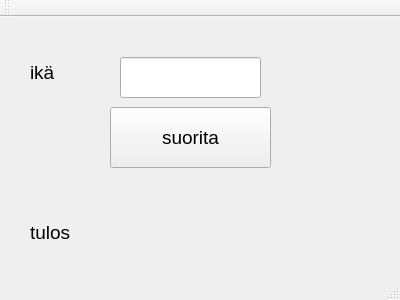
<?xml version="1.0" encoding="UTF-8"?>
<ui version="4.0">
 <class>MainWindow</class>
 <widget class="QMainWindow" name="MainWindow">
  <property name="geometry">
   <rect>
    <x>0</x>
    <y>0</y>
    <width>400</width>
    <height>300</height>
   </rect>
  </property>
  <property name="windowTitle">
   <string>MainWindow</string>
  </property>
  <widget class="QWidget" name="centralWidget">
   <widget class="QLabel" name="label">
    <property name="geometry">
     <rect>
      <x>30</x>
      <y>30</y>
      <width>81</width>
      <height>51</height>
     </rect>
    </property>
    <property name="font">
     <font>
      <pointsize>14</pointsize>
     </font>
    </property>
    <property name="text">
     <string>ikä</string>
    </property>
   </widget>
   <widget class="QLabel" name="labelResult">
    <property name="geometry">
     <rect>
      <x>30</x>
      <y>180</y>
      <width>341</width>
      <height>71</height>
     </rect>
    </property>
    <property name="font">
     <font>
      <pointsize>14</pointsize>
     </font>
    </property>
    <property name="text">
     <string>tulos</string>
    </property>
   </widget>
   <widget class="QLineEdit" name="lineEditAge">
    <property name="geometry">
     <rect>
      <x>120</x>
      <y>40</y>
      <width>141</width>
      <height>41</height>
     </rect>
    </property>
    <property name="font">
     <font>
      <pointsize>14</pointsize>
     </font>
    </property>
   </widget>
   <widget class="QPushButton" name="btnRun">
    <property name="geometry">
     <rect>
      <x>110</x>
      <y>90</y>
      <width>161</width>
      <height>61</height>
     </rect>
    </property>
    <property name="font">
     <font>
      <pointsize>14</pointsize>
     </font>
    </property>
    <property name="text">
     <string>suorita</string>
    </property>
   </widget>
  </widget>
  <widget class="QMenuBar" name="menuBar">
   <property name="geometry">
    <rect>
     <x>0</x>
     <y>0</y>
     <width>400</width>
     <height>21</height>
    </rect>
   </property>
  </widget>
  <widget class="QToolBar" name="mainToolBar">
   <attribute name="toolBarArea">
    <enum>TopToolBarArea</enum>
   </attribute>
   <attribute name="toolBarBreak">
    <bool>false</bool>
   </attribute>
  </widget>
  <widget class="QStatusBar" name="statusBar"/>
 </widget>
 <layoutdefault spacing="6" margin="11"/>
 <resources/>
 <connections/>
</ui>
